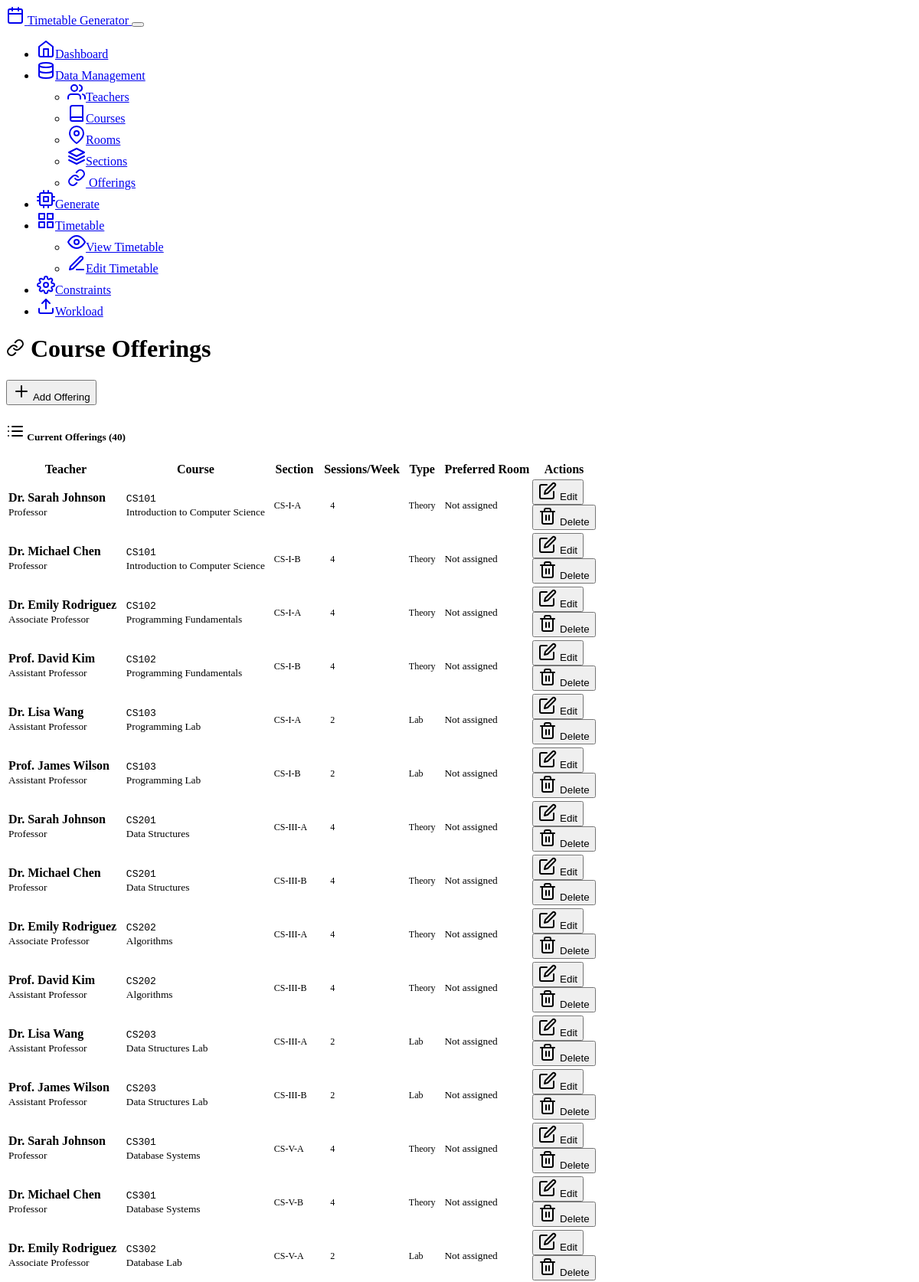
Page /offerings (upper part) on the committed database.
### collage_timetable/TimeTableAI/models.py (models this page shows, shortened)
class Offering(db.Model):
    __tablename__ = 'offerings'
    id = db.Column(db.Integer, primary_key=True)
    teacher_id = db.Column(db.Integer, ForeignKey('teachers.id'), nullable=False)
    course_id = db.Column(db.Integer, ForeignKey('courses.id'), nullable=False)
    section_id = db.Column(db.Integer, ForeignKey('sections.id'), nullable=False)
    room_id = db.Column(db.Integer, ForeignKey('rooms.id'))  # Preferred room, can be overridden
    teacher = relationship("Teacher", back_populates="offerings")
    course = relationship("Course", back_populates="offerings")
    section = relationship("Section", back_populates="offerings")
    room = relationship("Room", back_populates="offerings")
    timetable_slots = relationship("TimetableSlot", back_populates="offering")
    __table_args__ = (UniqueConstraint('teacher_id', 'course_id', 'section_id'),)

class Teacher(db.Model):
    __tablename__ = 'teachers'
    id = db.Column(db.Integer, primary_key=True)
    name = db.Column(db.String(100), nullable=False)
    code = db.Column(db.String(20), unique=True)  # Optional faculty code
    designation = db.Column(db.String(50), nullable=False)  # Professor, AP Stage-I, etc.
    max_weekly_load = db.Column(db.Integer, default=16)  # Maximum weekly teaching hours
    is_active = db.Column(db.Boolean, default=True)
    offerings = relationship("Offering", back_populates="teacher")
    availabilities = relationship("TeacherAvailability", back_populates="teacher", cascade="all, delete-orphan")

class Course(db.Model):
    __tablename__ = 'courses'
    id = db.Column(db.Integer, primary_key=True)
    code = db.Column(db.String(20), nullable=False, unique=True)  # e.g., BCOM-22-301
    name = db.Column(db.String(200), nullable=False)  # e.g., Company Law
    credit_hours = db.Column(db.Integer, default=4)
    sessions_per_week = db.Column(db.Integer, default=4)  # Number of sessions needed per week
    session_duration = db.Column(db.Integer, default=1)  # Duration in time slots (1 for theory, 2+ for labs)
    is_lab = db.Column(db.Boolean, default=False)
    is_online = db.Column(db.Boolean, default=False)
    program = db.Column(db.String(20), nullable=False)  # BCOM, BCA, MCA, MBA, BAHMC
    semester = db.Column(db.String(10), nullable=False)  # I, III, V
    is_active = db.Column(db.Boolean, default=True)
    offerings = relationship("Offering", back_populates="course")

class Section(db.Model):
    __tablename__ = 'sections'
    id = db.Column(db.Integer, primary_key=True)
    name = db.Column(db.String(50), nullable=False)  # e.g., BCA-III-A, BCOM-V
    program = db.Column(db.String(20), nullable=False)  # BCOM, BCA, MCA, MBA, BAHMC
    semester = db.Column(db.String(10), nullable=False)  # I, III, V
    section_letter = db.Column(db.String(5))  # A, B, C, D (optional for single sections)
    student_count = db.Column(db.Integer, default=60)
    is_active = db.Column(db.Boolean, default=True)
    offerings = relationship("Offering", back_populates="section")
    timetable_slots = relationship("TimetableSlot", back_populates="section")
    __table_args__ = (UniqueConstraint('program', 'semester', 'section_letter'),)

### collage_timetable/TimeTableAI/routes.py (the view)
@app.route('/offerings')
def offerings():
    offerings_list = Offering.query.join(Teacher).join(Course).join(Section).all()
    teachers = Teacher.query.filter_by(is_active=True).all()
    courses = Course.query.filter_by(is_active=True).all()
    sections = Section.query.filter_by(is_active=True).all()
    rooms = Room.query.filter_by(is_active=True).all()
    return render_template('offerings.html',
                         offerings=offerings_list,
                         teachers=teachers,
                         courses=courses,
                         sections=sections,
                         rooms=rooms)

### collage_timetable/TimeTableAI/templates/offerings.html (shortened to what this page needs)
{% extends "base.html" %}
{% block content %}
<div class="row">
    <div class="col-12">
        <div class="d-flex justify-content-between align-items-center mb-4">
            <h1 class="display-4">
                <i data-feather="link" class="me-3"></i>
                Course Offerings
            </h1>
            <button class="btn btn-primary" data-bs-toggle="modal" data-bs-target="#addOfferingModal">
                <i data-feather="plus" class="me-2"></i>
                Add Offering
            </button>
        </div>
    </div>
</div>
<div class="row">
    <div class="col-12">
        <div class="card">
            <div class="card-header">
                <h5 class="card-title mb-0">
                    <i data-feather="list" class="me-2"></i>
                    Current Offerings ({{ offerings|length }})
                </h5>
            </div>
            <div class="card-body">
                {% if offerings %}
                    <div class="table-responsive">
                        <table class="table table-striped">
                            <thead>
                                <tr>
                                    <th>Teacher</th>
                                    <th>Course</th>
                                    <th>Section</th>
                                    <th>Sessions/Week</th>
                                    <th>Type</th>
                                    <th>Preferred Room</th>
                                    <th>Actions</th>
                                </tr>
                            </thead>
                            <tbody>
                                {% for offering in offerings %}
                                <tr>
                                    <td>
                                        <strong>{{ offering.teacher.name }}</strong>
                                        <br><small class="text-muted">{{ offering.teacher.designation }}</small>
                                    </td>
                                    <td>
                                        <code>{{ offering.course.code }}</code>
                                        <br><small>{{ offering.course.name }}</small>
                                    </td>
                                    <td>
                                        <span class="badge bg-primary">{{ offering.section.name }}</span>
                                    </td>
                                    <td>
                                        <span class="badge bg-info">{{ offering.course.sessions_per_week }}</span>
                                    </td>
                                    <td>
                                        {% if offering.course.is_online %}
                                            <span class="badge bg-success">Online</span>
                                        {% elif offering.course.is_lab %}
                                            <span class="badge bg-warning">Lab</span>
                                        {% else %}
                                            <span class="badge bg-secondary">Theory</span>
                                        {% endif %}
                                    </td>
                                    <td>
                                        {% if offering.room %}
                                            <span class="badge bg-light text-dark">{{ offering.room.number }}</span>
                                        {% else %}
                                            <small class="text-muted">Not assigned</small>
                                        {% endif %}
                                    </td>
                                    <td>
                                        <button class="btn btn-sm btn-outline-primary" onclick="editOffering({{ offering.id }}, {{ offering.teacher_id }}, {{ offering.course_id }}, {{ offering.section_id }}, {{ offering.room_id or 'null' }})">
                                            <i data-feather="edit" class="me-1"></i>
                                            Edit
                                        </button>
                                        <form method="POST" action="{{ url_for('delete_offering', offering_id=offering.id) }}" class="d-inline" onsubmit="return confirm('Are you sure you want to delete this offering?')">
                                            <button type="submit" class="btn btn-sm btn-outline-danger">
                                                <i data-feather="trash-2" class="me-1"></i>
                                                Delete
                                            </button>
                                        </form>
                                    </td>
                                </tr>
                                {% endfor %}
                            </tbody>
                        </table>
                    </div>
                {% endif %}
            </div>
        </div>
    </div>
</div>
{% endblock %}

### collage_timetable/TimeTableAI/static/css/style.css (style rules this page uses)
.table-responsive { border-radius: 0.375rem; }
.card-header { border-bottom: 2px solid var(--bs-border-color); }
.card-header .card-title { font-weight: 600; }
.badge { font-size: 0.75rem; padding: 0.375rem 0.5rem; }
.card { animation: fadeIn 0.3s ease-out; }

### rows in the picture
Offering: teacher.name "Dr. Sarah Johnson", teacher.designation "Professor", course.code "CS101", course.name "Introduction to Computer Science", section.name "CS-I-A", course.sessions_per_week "4", shows "Theory"
Offering: teacher.name "Dr. Michael Chen", teacher.designation "Professor", course.code "CS101", course.name "Introduction to Computer Science", section.name "CS-I-B", course.sessions_per_week "4", shows "Theory"
Offering: teacher.name "Dr. Emily Rodriguez", teacher.designation "Associate Professor", course.code "CS102", course.name "Programming Fundamentals", section.name "CS-I-A", course.sessions_per_week "4", shows "Theory"
Offering: teacher.name "Prof. David Kim", teacher.designation "Assistant Professor", course.code "CS102", course.name "Programming Fundamentals", section.name "CS-I-B", course.sessions_per_week "4", shows "Theory"
Offering: teacher.name "Dr. Lisa Wang", teacher.designation "Assistant Professor", course.code "CS103", course.name "Programming Lab", section.name "CS-I-A", course.sessions_per_week "2"
Offering: teacher.name "Prof. James Wilson", teacher.designation "Assistant Professor", course.code "CS103", course.name "Programming Lab", section.name "CS-I-B", course.sessions_per_week "2"
Offering: teacher.name "Dr. Sarah Johnson", teacher.designation "Professor", course.code "CS201", course.name "Data Structures", section.name "CS-III-A", course.sessions_per_week "4", shows "Theory"
Offering: teacher.name "Dr. Michael Chen", teacher.designation "Professor", course.code "CS201", course.name "Data Structures", section.name "CS-III-B", course.sessions_per_week "4", shows "Theory"
Offering: teacher.name "Dr. Emily Rodriguez", teacher.designation "Associate Professor", course.code "CS202", course.name "Algorithms", section.name "CS-III-A", course.sessions_per_week "4", shows "Theory"
Offering: teacher.name "Prof. David Kim", teacher.designation "Assistant Professor", course.code "CS202", course.name "Algorithms", section.name "CS-III-B", course.sessions_per_week "4", shows "Theory"
Offering: teacher.name "Dr. Lisa Wang", teacher.designation "Assistant Professor", course.code "CS203", course.name "Data Structures Lab", section.name "CS-III-A", course.sessions_per_week "2"
Offering: teacher.name "Prof. James Wilson", teacher.designation "Assistant Professor", course.code "CS203", course.name "Data Structures Lab", section.name "CS-III-B", course.sessions_per_week "2"
Offering: teacher.name "Dr. Sarah Johnson", teacher.designation "Professor", course.code "CS301", course.name "Database Systems", section.name "CS-V-A", course.sessions_per_week "4", shows "Theory"
Offering: teacher.name "Dr. Michael Chen", teacher.designation "Professor", course.code "CS301", course.name "Database Systems", section.name "CS-V-B", course.sessions_per_week "4", shows "Theory"
Offering: teacher.name "Dr. Emily Rodriguez", teacher.designation "Associate Professor", course.code "CS302", course.name "Database Lab", section.name "CS-V-A", course.sessions_per_week "2"

### other values in the picture
{{ offerings|length }} "40"
